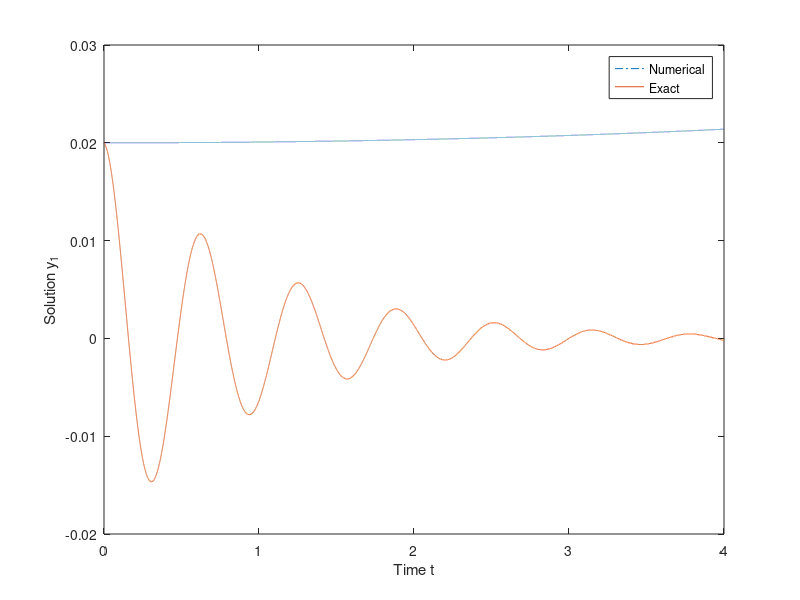

The MATLAB source for this figure:
clear;
clc;

N = 40000;%int64(4e4);
time = [];
%ODE System Init
eqNo = 2;
y = zeros(N,eqNo);
%Damped- unforced oscillator
e = 0.1;
w = 10;
f = {@(x,y) (y(2));
     @(x,y) -(2*e*w*y(2) + w^2*y(1))};
y(1,1) = 0.02;
y(1,2) = 0;
T = 4.0;
h = 1e-7;
x = linspace(0,T,N);

% %Stiff Van-der-Pol Oscillator
% mu = 1000.0;
% f = {@(x,y) (y(2));
%      @(x,y) (mu*(1.0 - y(1)^2)*y(2) - y(1))};
% y(1,1) = 2.0;
% y(1,2) = 0.0;
% z(1,1) = 2.0;
% y(1,2) = 0.0;
% T = 3000;
% h = T/N;
% x = linspace(0,T,N);

gamma = 1 + sqrt(0.5);
a21 = 1.0;

%Start integration
t = 0;
for i = 2:N
    %Solutions used for Rosenbrock12
    secondOrderSol = zeros(eqNo,1);

    %---Using the Rosenbrock2 method----
    order = 2;
    %J = [0, 1; -2*mu*y(i-1,2)*y(i-1,1), mu*(1 - y(i-1,1)^2)];
    J = [0,1;-w^2, -2*e*w];
        %Computing the slopes ki
    k1 = (eye(length(J)) - gamma*h*J)\[f{1}(x(i-1),y(i-1,:)), f{2}(x(i-1), y(i-1,:))]';
    
    k2 = (eye(length(J)) - gamma*h*J)\[f{1}(x(i-1)+a21*h,y(i-1,:)+a21*k1(1))-2*k1(1), f{2}(x(i-1)+a21*h, y(i-1,:)+a21*k1(2))-2*k1(2)]';
    
    %---Actual Integration----
    for ii=1:eqNo
        secondOrderSol(ii,1) = y(i-1,ii) + (0.5*h)*(3*k1(ii) + k2(ii));
    end
    if max(abs(secondOrderSol)) > 2
        fprintf("Solution is diverging\n");
        break;
    end
    y(i,:) = secondOrderSol(:,1);
    if i >= N
        fprintf("Max iterations exceeded! \n");
        break;
    end
    fprintf("Iteration %d. \n",i);
    t = t + h;
end
fprintf("Final time reached, end of integration!\n");

%Exact solution
t = linspace(0,T,N);
exact = y(1,1)*exp(-t).*cos(9.95*t);
plot(t,y(:,1),'-.',t,exact);
hold on;
% [t,y] = ode15s(@vdp,[0 T],[2; 0]);%Check for the value of mu inside @vdp
% plot(t,y(:,1),'-o');
% title('Solution of van der Pol Equation, \mu = 1000');
xlabel('Time t');
ylabel('Solution y_1');
legend('Numerical', 'Exact');